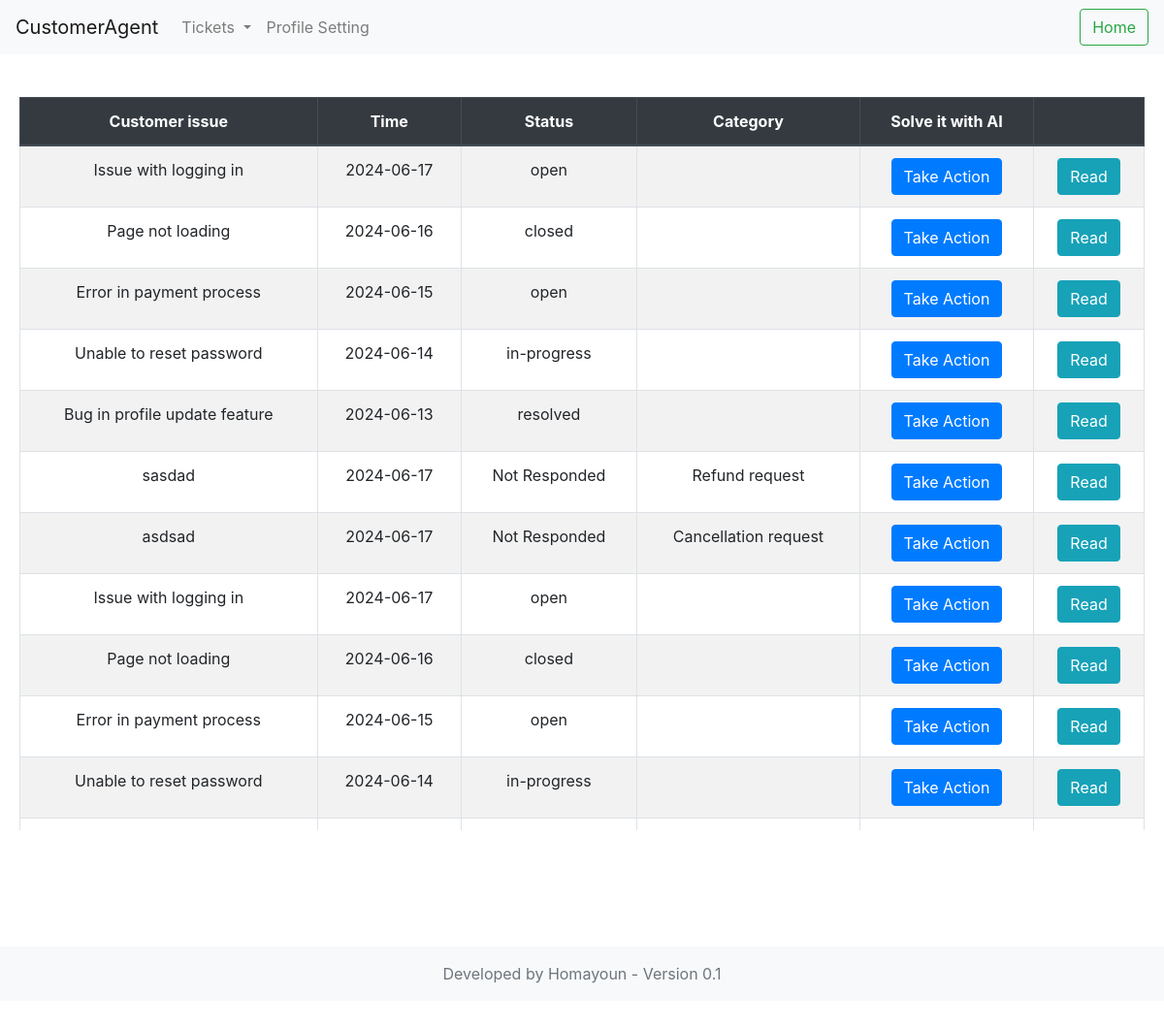
The app's page /ticketShow (signed in) with its own data.
### Controllers/Ticket.py (models this page shows, shortened)
class Tickets(db.Model):
    id = db.Column(db.Integer, primary_key=True)
    ticket_content = db.Column(db.String(255), nullable=False)
    user_id = db.Column(db.Integer, nullable=False)
    status = db.Column(db.String(255), nullable=False)
    timestamp = db.Column(db.DateTime, nullable=False)
    category_id = db.Column(db.Integer, db.ForeignKey('categories.id'), nullable=False)
    category = db.relationship('Categories', backref=db.backref('tickets', lazy=True))
    @classmethod
    def read(cls):
        return cls.query.all()

### Controllers/Category.py (models this page shows, shortened)
class Categories(db.Model):
    id = db.Column(db.Integer, primary_key=True)
    name = db.Column(db.String(255), nullable=False)

### app.py (the view)
@app.route('/ticketShow')
@login_required
def ticketShow():
    data_ticket = Tickets.read()
    return render_template('tickets/index.html', data=data_ticket)

### app.py (called while the page is built)
@admin_login_manager.user_loader
def load_admin(admin_id):
    admin = Admins.query.get(int(admin_id))
    if admin:
        return Auth.Admin(id=admin.id, username=admin.username, email=admin.email, password=admin.password)
    return None

### templates/tickets/index.html (shortened to what this page needs)
{% extends "Auth/user/base.html" %}
{% block content %}
<div class="index-table">
    <table class="table table-bordered table-striped">
        <thead class="thead-dark text-center">
            <tr>
                <th>Customer issue</th>
                <th>Time</th>
                <th>Status</th>
                <th>Category</th>
                <th>Solve it with AI</th>
                <th></th>
            </tr>
        </thead>
        <tbody class="text-center">
            {% for record in data %}
            <tr>
                <td>{{ record.ticket_content[:100] }}</td>
                <td>{{ record.timestamp.date() }}</td>
                <td>{{ record.status}}</td>
                <td>{{ record.category.name}}</td>
                <th><button class="btn btn-primary"><a>Take Action</a> </button></th>
                <th><button class="btn btn-info"><a>Read</a> </button></th>
            </tr>
            {% endfor %}
        </tbody>
    </table>
</div>
{% endblock%}

### templates/Auth/user/base.html (shortened to what this page needs)
<!DOCTYPE html>
<html>
    <head>
       <link href="https://stackpath.bootstrapcdn.com/bootstrap/4.5.2/css/bootstrap.min.css" rel="stylesheet">
       <link rel="stylesheet" href="https://cdnjs.cloudflare.com/ajax/libs/font-awesome/5.15.4/css/all.min.css">
      <link rel="stylesheet" type="text/css" href="{{ url_for('static', filename='style.css') }}">
    </head>
    <nav class="navbar navbar-expand-lg navbar-light bg-light">
        <a class="navbar-brand" href="#">CustomerAgent</a>
        <div class="collapse navbar-collapse" id="navbarSupportedContent">
          <ul class="navbar-nav mr-auto">
            <li class="nav-item dropdown">
                <a class="nav-link dropdown-toggle" href="#" id="navbarDropdownTickets" role="button" data-toggle="dropdown" aria-haspopup="true" aria-expanded="false">
                    Tickets
                </a>
            </li>
            <li class="nav-item ">
                <a class="nav-link " href="/user-edit" id="navbarDropdownTickets">
                    Profile Setting
                </a>
            </li>
        </ul>
        <form class="form-inline my-2 my-lg-0">
          {% if current_user.is_authenticated %}
              <a class="btn btn-outline-success my-2 my-sm-0" href="{{ url_for('home') }}">Home</a>
          {% else %}
              <button class="btn btn-outline-success my-2 my-sm-0" type="submit"><a href="{{ url_for('login') }}">Log in</a></button>
          {% endif %}
      </form>
        </div>
      </nav>
    <body>
            <div class="container-fluid content">
              <br>
            {%block content%} {%endblock%}
          </div>
          <footer class="my_footer footer py-3 bg-light">
            <div class="container text-center">
                <span class="text-muted">Developed by Homayoun - Version 0.1</span>
            </div>
        </footer>
    </body>
</html>

### static/CSS/style.css (style rules this page uses)
body, html { height: 100%; margin: 0; padding: 0; }
.content { height: 100%; overflow: auto; padding: 20px; }
.index-table { overflow-x: auto; border: none; }
.my_footer { margin-top: 120px; }

### records on screen
Tickets: ticket_content "Issue with logging in", timestamp "2024-06-17", status "open"
Tickets: ticket_content "Page not loading", timestamp "2024-06-16", status "closed"
Tickets: ticket_content "Error in payment process", timestamp "2024-06-15", status "open"
Tickets: ticket_content "Unable to reset password", timestamp "2024-06-14", status "in-progress"
Tickets: ticket_content "Bug in profile update feature", timestamp "2024-06-13", status "resolved"
Tickets: ticket_content "sasdad", timestamp "2024-06-17", status "Not Responded", category.name "Refund request"
Tickets: ticket_content "asdsad", timestamp "2024-06-17", status "Not Responded", category.name "Cancellation request"
Tickets: ticket_content "Issue with logging in", timestamp "2024-06-17", status "open"
Tickets: ticket_content "Page not loading", timestamp "2024-06-16", status "closed"
Tickets: ticket_content "Error in payment process", timestamp "2024-06-15", status "open"
Tickets: ticket_content "Unable to reset password", timestamp "2024-06-14", status "in-progress"
